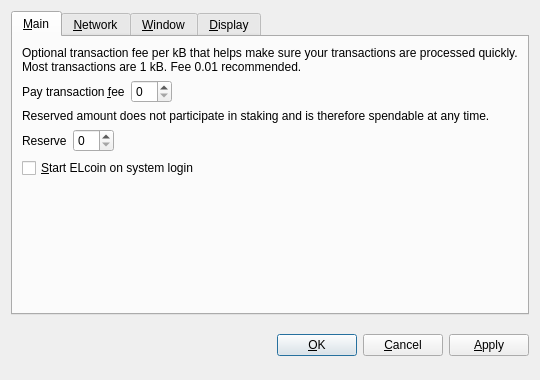
<?xml version="1.0" encoding="UTF-8"?>
<ui version="4.0">
 <class>OptionsDialog</class>
 <widget class="QDialog" name="OptionsDialog">
  <property name="geometry">
   <rect>
    <x>0</x>
    <y>0</y>
    <width>540</width>
    <height>380</height>
   </rect>
  </property>
  <property name="windowTitle">
   <string>Options</string>
  </property>
  <property name="modal">
   <bool>true</bool>
  </property>
  <layout class="QVBoxLayout" name="verticalLayout">
   <item>
    <widget class="QTabWidget" name="tabWidget">
     <property name="tabPosition">
      <enum>QTabWidget::North</enum>
     </property>
     <property name="currentIndex">
      <number>0</number>
     </property>
     <widget class="QWidget" name="tabMain">
      <attribute name="title">
       <string>&amp;Main</string>
      </attribute>
      <layout class="QVBoxLayout" name="verticalLayout_Main">
       <item>
        <widget class="QLabel" name="transactionFeeInfoLabel">
         <property name="text">
          <string>Optional transaction fee per kB that helps make sure your transactions are processed quickly. Most transactions are 1 kB. Fee 0.01 recommended.</string>
         </property>
         <property name="textFormat">
          <enum>Qt::PlainText</enum>
         </property>
         <property name="wordWrap">
          <bool>true</bool>
         </property>
        </widget>
       </item>
       <item>
        <layout class="QHBoxLayout" name="horizontalLayoutFee">
         <item>
          <widget class="QLabel" name="transactionFeeLabel">
           <property name="text">
            <string>Pay transaction &amp;fee</string>
           </property>
           <property name="textFormat">
            <enum>Qt::PlainText</enum>
           </property>
           <property name="buddy">
            <cstring>transactionFee</cstring>
           </property>
          </widget>
         </item>
         <item>
          <widget class="BitcoinAmountField" name="transactionFee"/>
         </item>
         <item>
          <spacer name="horizontalSpacerFee">
           <property name="orientation">
            <enum>Qt::Horizontal</enum>
           </property>
           <property name="sizeHint" stdset="0">
            <size>
             <width>40</width>
             <height>20</height>
            </size>
           </property>
          </spacer>
         </item>
        </layout>
       </item>
       <item>
        <widget class="QLabel" name="reserveBalanceInfoLabel">
         <property name="text">
          <string>Reserved amount does not participate in staking and is therefore spendable at any time.</string>
         </property>
         <property name="textFormat">
          <enum>Qt::PlainText</enum>
         </property>
         <property name="wordWrap">
          <bool>true</bool>
         </property>
        </widget>
       </item>
       <item>
        <layout class="QHBoxLayout" name="horizontalLayoutReserveBalance">
         <item>
          <widget class="QLabel" name="reserveBalanceLabel">
           <property name="text">
            <string>Reserve</string>
           </property>
           <property name="textFormat">
            <enum>Qt::PlainText</enum>
           </property>
           <property name="buddy">
            <cstring>reserveBalance</cstring>
           </property>
          </widget>
         </item>
         <item>
          <widget class="BitcoinAmountField" name="reserveBalance"/>
         </item>
         <item>
          <spacer name="horizontalSpacerReserveBalance">
           <property name="orientation">
            <enum>Qt::Horizontal</enum>
           </property>
           <property name="sizeHint" stdset="0">
            <size>
             <width>40</width>
             <height>20</height>
            </size>
           </property>
          </spacer>
         </item>
        </layout>
       </item>
       <item>
        <widget class="QCheckBox" name="bitcoinAtStartup">
         <property name="toolTip">
          <string>Automatically start ELcoin after logging in to the system.</string>
         </property>
         <property name="text">
          <string>&amp;Start ELcoin on system login</string>
         </property>
        </widget>
       </item>
       <item>
        <spacer name="verticalSpacer_Main">
         <property name="orientation">
          <enum>Qt::Vertical</enum>
         </property>
         <property name="sizeHint" stdset="0">
          <size>
           <width>20</width>
           <height>40</height>
          </size>
         </property>
        </spacer>
       </item>
      </layout>
     </widget>
     <widget class="QWidget" name="tabNetwork">
      <attribute name="title">
       <string>&amp;Network</string>
      </attribute>
      <layout class="QVBoxLayout" name="verticalLayout_Network">
       <item>
        <widget class="QCheckBox" name="mapPortUpnp">
         <property name="toolTip">
          <string>Automatically open the ELcoin client port on the router. This only works when your router supports UPnP and it is enabled.</string>
         </property>
         <property name="text">
          <string>Map port using &amp;UPnP</string>
         </property>
        </widget>
       </item>
       <item>
        <widget class="QCheckBox" name="connectSocks">
         <property name="toolTip">
          <string>Connect to the ELcoin network through a SOCKS proxy (e.g. when connecting through Tor).</string>
         </property>
         <property name="text">
          <string>&amp;Connect through SOCKS proxy:</string>
         </property>
        </widget>
       </item>
       <item>
        <layout class="QHBoxLayout" name="horizontalLayout_Network">
         <item>
          <widget class="QLabel" name="proxyIpLabel">
           <property name="text">
            <string>Proxy &amp;IP:</string>
           </property>
           <property name="textFormat">
            <enum>Qt::PlainText</enum>
           </property>
           <property name="buddy">
            <cstring>proxyIp</cstring>
           </property>
          </widget>
         </item>
         <item>
          <widget class="QValidatedLineEdit" name="proxyIp">
           <property name="maximumSize">
            <size>
             <width>140</width>
             <height>16777215</height>
            </size>
           </property>
           <property name="toolTip">
            <string>IP address of the proxy (e.g. 127.0.0.1)</string>
           </property>
          </widget>
         </item>
         <item>
          <widget class="QLabel" name="proxyPortLabel">
           <property name="text">
            <string>&amp;Port:</string>
           </property>
           <property name="textFormat">
            <enum>Qt::PlainText</enum>
           </property>
           <property name="buddy">
            <cstring>proxyPort</cstring>
           </property>
          </widget>
         </item>
         <item>
          <widget class="QLineEdit" name="proxyPort">
           <property name="maximumSize">
            <size>
             <width>55</width>
             <height>16777215</height>
            </size>
           </property>
           <property name="toolTip">
            <string>Port of the proxy (e.g. 9050)</string>
           </property>
          </widget>
         </item>
         <item>
          <widget class="QLabel" name="socksVersionLabel">
           <property name="text">
            <string>SOCKS &amp;Version:</string>
           </property>
           <property name="textFormat">
            <enum>Qt::PlainText</enum>
           </property>
           <property name="buddy">
            <cstring>socksVersion</cstring>
           </property>
          </widget>
         </item>
         <item>
          <widget class="QValueComboBox" name="socksVersion">
           <property name="toolTip">
            <string>SOCKS version of the proxy (e.g. 5)</string>
           </property>
          </widget>
         </item>
         <item>
          <spacer name="horizontalSpacer_Network">
           <property name="orientation">
            <enum>Qt::Horizontal</enum>
           </property>
           <property name="sizeHint" stdset="0">
            <size>
             <width>40</width>
             <height>20</height>
            </size>
           </property>
          </spacer>
         </item>
        </layout>
       </item>
       <item>
        <spacer name="verticalSpacer_Network">
         <property name="orientation">
          <enum>Qt::Vertical</enum>
         </property>
         <property name="sizeHint" stdset="0">
          <size>
           <width>20</width>
           <height>40</height>
          </size>
         </property>
        </spacer>
       </item>
      </layout>
     </widget>
     <widget class="QWidget" name="tabWindow">
      <attribute name="title">
       <string>&amp;Window</string>
      </attribute>
      <layout class="QVBoxLayout" name="verticalLayout_Window">
       <item>
        <widget class="QCheckBox" name="minimizeToTray">
         <property name="toolTip">
          <string>Show only a tray icon after minimizing the window.</string>
         </property>
         <property name="text">
          <string>&amp;Minimize to the tray instead of the taskbar</string>
         </property>
        </widget>
       </item>
       <item>
        <widget class="QCheckBox" name="minimizeOnClose">
         <property name="toolTip">
          <string>Minimize instead of exit the application when the window is closed. When this option is enabled, the application will be closed only after selecting Quit in the menu.</string>
         </property>
         <property name="text">
          <string>M&amp;inimize on close</string>
         </property>
        </widget>
       </item>
       <item>
        <spacer name="verticalSpacer_Window">
         <property name="orientation">
          <enum>Qt::Vertical</enum>
         </property>
         <property name="sizeHint" stdset="0">
          <size>
           <width>20</width>
           <height>40</height>
          </size>
         </property>
        </spacer>
       </item>
      </layout>
     </widget>
     <widget class="QWidget" name="tabDisplay">
      <attribute name="title">
       <string>&amp;Display</string>
      </attribute>
      <layout class="QVBoxLayout" name="verticalLayout_Display">
       <item>
        <layout class="QHBoxLayout" name="horizontalLayout_1_Display">
         <item>
          <widget class="QLabel" name="langLabel">
           <property name="text">
            <string>User Interface &amp;language:</string>
           </property>
           <property name="textFormat">
            <enum>Qt::PlainText</enum>
           </property>
           <property name="buddy">
            <cstring>lang</cstring>
           </property>
          </widget>
         </item>
         <item>
          <widget class="QValueComboBox" name="lang">
           <property name="toolTip">
            <string>The user interface language can be set here. This setting will take effect after restarting ELcoin.</string>
           </property>
          </widget>
         </item>
        </layout>
       </item>
       <item>
        <layout class="QHBoxLayout" name="horizontalLayout_2_Display">
         <item>
          <widget class="QLabel" name="unitLabel">
           <property name="text">
            <string>&amp;Unit to show amounts in:</string>
           </property>
           <property name="textFormat">
            <enum>Qt::PlainText</enum>
           </property>
           <property name="buddy">
            <cstring>unit</cstring>
           </property>
          </widget>
         </item>
         <item>
          <widget class="QValueComboBox" name="unit">
           <property name="toolTip">
            <string>Choose the default subdivision unit to show in the interface and when sending coins.</string>
           </property>
          </widget>
         </item>
        </layout>
       </item>
       <item>
        <widget class="QCheckBox" name="displayAddresses">
         <property name="toolTip">
          <string>Whether to show ELcoin addresses in the transaction list or not.</string>
         </property>
         <property name="text">
          <string>&amp;Display addresses in transaction list</string>
         </property>
        </widget>
       </item>
       <item>
        <widget class="QCheckBox" name="coinControlFeatures">
         <property name="toolTip">
          <string>Whether to show coin control features or not.</string>
         </property>
         <property name="text">
          <string>Display coin &amp;control features (experts only!)</string>
         </property>
        </widget>
       </item>
       <item>
        <spacer name="verticalSpacer_Display">
         <property name="orientation">
          <enum>Qt::Vertical</enum>
         </property>
         <property name="sizeHint" stdset="0">
          <size>
           <width>20</width>
           <height>40</height>
          </size>
         </property>
        </spacer>
       </item>
      </layout>
     </widget>
    </widget>
   </item>
   <item>
    <layout class="QHBoxLayout" name="horizontalLayout_Buttons">
     <item>
      <spacer name="horizontalSpacer_1">
       <property name="orientation">
        <enum>Qt::Horizontal</enum>
       </property>
       <property name="sizeHint" stdset="0">
        <size>
         <width>40</width>
         <height>48</height>
        </size>
       </property>
      </spacer>
     </item>
     <item>
      <widget class="QLabel" name="statusLabel">
       <property name="font">
        <font>
         <weight>75</weight>
         <bold>true</bold>
        </font>
       </property>
       <property name="text">
        <string/>
       </property>
       <property name="textFormat">
        <enum>Qt::PlainText</enum>
       </property>
       <property name="wordWrap">
        <bool>true</bool>
       </property>
      </widget>
     </item>
     <item>
      <spacer name="horizontalSpacer_2">
       <property name="orientation">
        <enum>Qt::Horizontal</enum>
       </property>
       <property name="sizeHint" stdset="0">
        <size>
         <width>40</width>
         <height>48</height>
        </size>
       </property>
      </spacer>
     </item>
     <item>
      <widget class="QPushButton" name="okButton">
       <property name="text">
        <string>&amp;OK</string>
       </property>
      </widget>
     </item>
     <item>
      <widget class="QPushButton" name="cancelButton">
       <property name="text">
        <string>&amp;Cancel</string>
       </property>
       <property name="autoDefault">
        <bool>false</bool>
       </property>
      </widget>
     </item>
     <item>
      <widget class="QPushButton" name="applyButton">
       <property name="text">
        <string>&amp;Apply</string>
       </property>
       <property name="autoDefault">
        <bool>false</bool>
       </property>
      </widget>
     </item>
    </layout>
   </item>
  </layout>
 </widget>
 <customwidgets>
  <customwidget>
   <class>BitcoinAmountField</class>
   <extends>QSpinBox</extends>
   <header>bitcoinamountfield.h</header>
  </customwidget>
  <customwidget>
   <class>QValueComboBox</class>
   <extends>QComboBox</extends>
   <header>qvaluecombobox.h</header>
  </customwidget>
  <customwidget>
   <class>QValidatedLineEdit</class>
   <extends>QLineEdit</extends>
   <header>qvalidatedlineedit.h</header>
  </customwidget>
 </customwidgets>
 <resources/>
 <connections/>
</ui>
